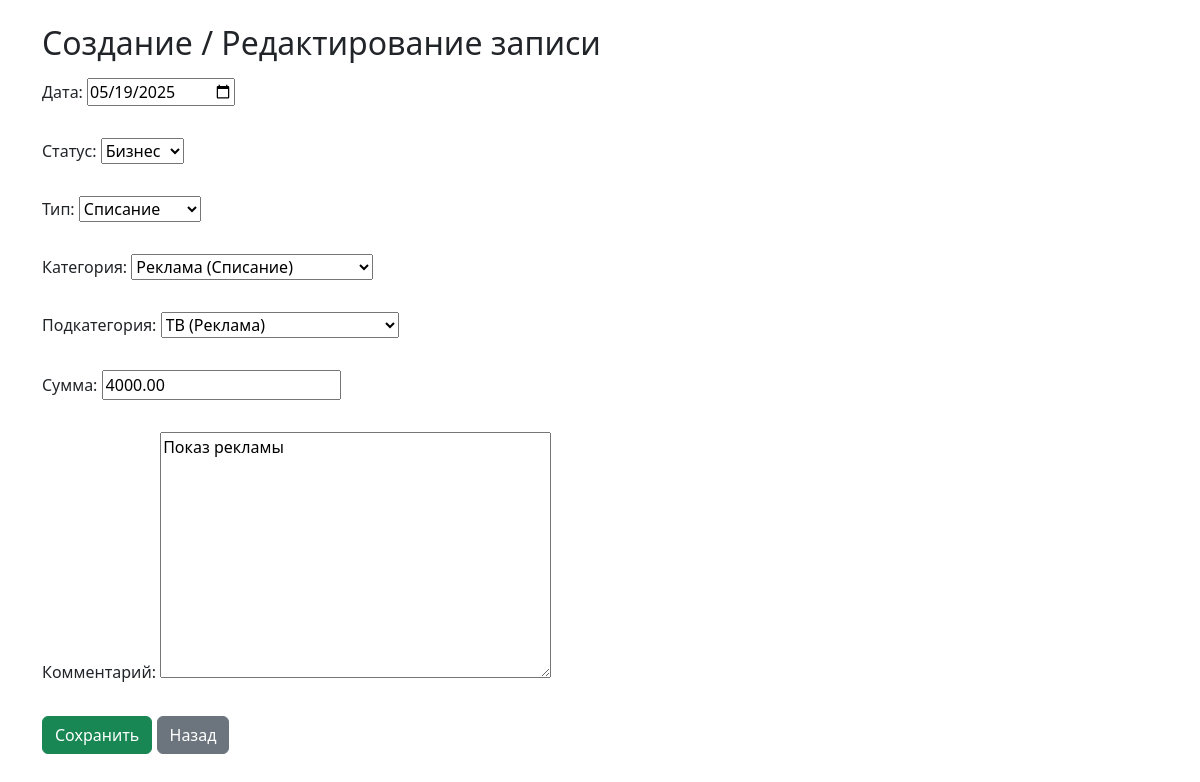
Page /edit/6/ on the committed database.
### dds/models.py (models this page shows, shortened)
class CashFlow(models.Model):
    date = models.DateField(verbose_name="Дата")
    status = models.ForeignKey(Status, on_delete=models.PROTECT, verbose_name="Статус")
    type = models.ForeignKey(Type, on_delete=models.PROTECT, verbose_name="Тип")
    category = models.ForeignKey(Category, on_delete=models.PROTECT, verbose_name="Категория")
    subcategory = models.ForeignKey(Subcategory, on_delete=models.PROTECT, verbose_name="Подкатегория")
    amount = models.DecimalField(max_digits=12, decimal_places=2, verbose_name="Сумма")
    comment = models.TextField(blank=True, verbose_name="Комментарий")

class Category(models.Model):
    name = models.CharField(max_length=100)
    type = models.ForeignKey(Type, on_delete=models.CASCADE, related_name='categories')
    def __str__(self):
        return f"{self.name} ({self.type.name})"

### dds/views.py (the view)
# urls.py: path("edit/<int:pk>/", views.edit_record, name="edit_record"),
def edit_record(request, pk):
    record = get_object_or_404(CashFlow, pk=pk)
    if request.method == "POST":
        form = CashFlowForm(request.POST, instance=record)
        if form.is_valid():
            form.save()
            return redirect("index")
    else:
        form = CashFlowForm(instance=record)
    return render(request, "dds/form.html", {"form": form})

### dds/forms.py (shortened to what this page needs)
class CashFlowForm(forms.ModelForm):
    date = forms.DateField(
        initial=date.today,
        required=False,
        widget=forms.DateInput(attrs={'type': 'date'}),
        label="Дата"
    )
    class Meta:
        model = CashFlow
        fields = '__all__'
    def __init__(self, *args, **kwargs):
        super().__init__(*args, **kwargs)
        self.fields['type'].required = True
        self.fields['category'].required = True
        self.fields['subcategory'].required = True
        self.fields['amount'].required = True
        self.fields['type'].widget.attrs['required'] = True
        self.fields['category'].widget.attrs['required'] = True
        self.fields['subcategory'].widget.attrs['required'] = True
        self.fields['amount'].widget.attrs['required'] = True

### dds/models.py (called while the page is built)
    def __str__(self):
        return self.name

    def __str__(self):
        return self.name

    def __str__(self):
        return f"{self.name} ({self.category.name})"

### dds/templates/dds/form.html (shortened to what this page needs)
<!DOCTYPE html>
<html lang="ru">
<head>
    <link href="https://cdn.jsdelivr.net/npm/bootstrap@5.3.0/dist/css/bootstrap.min.css" rel="stylesheet">
</head>
<body class="container mt-4">
    <h2 class="mb-3">Создание / Редактирование записи</h2>
    <form method="post" class="row g-3">
        {{ form.as_p }}
        <div class="col-12">
            <button type="submit" class="btn btn-success">Сохранить</button>
            <a href="{% url 'index' %}" class="btn btn-secondary">Назад</a>
        </div>
    </form>
</body>
</html>

### rows in the picture
CashFlow: date "05/19/2025", status "Бизнес", category "Реклама (Списание)", subcategory "ТВ (Реклама)", amount "4000.00", comment "Показ рекламы"
Category: type "Списание"
